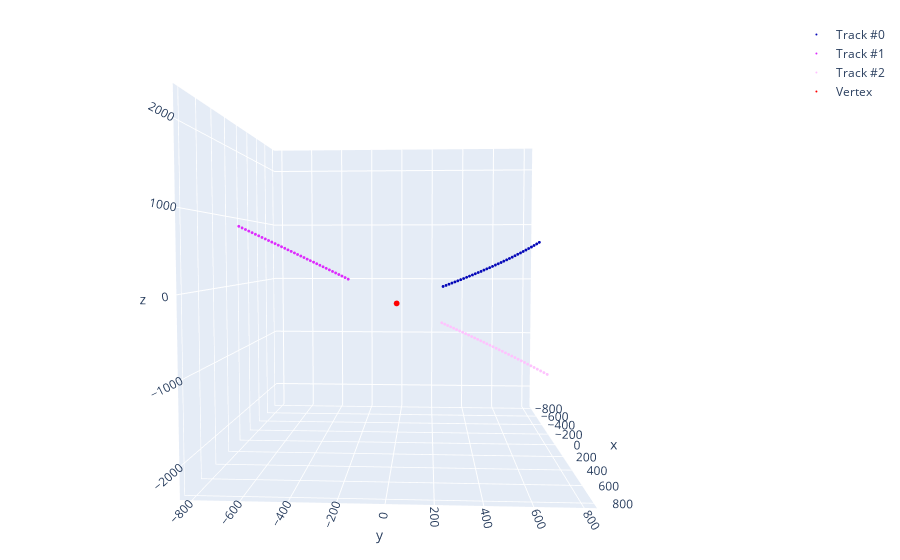

The code cell stored with this chart in its notebook:
### Code cell
orig_event_fig = draw_event(
    hits=hits,
    fakes=None,
    vertex=event.vertex.numpy,
    labels=labels,
)
orig_event_fig.show()
